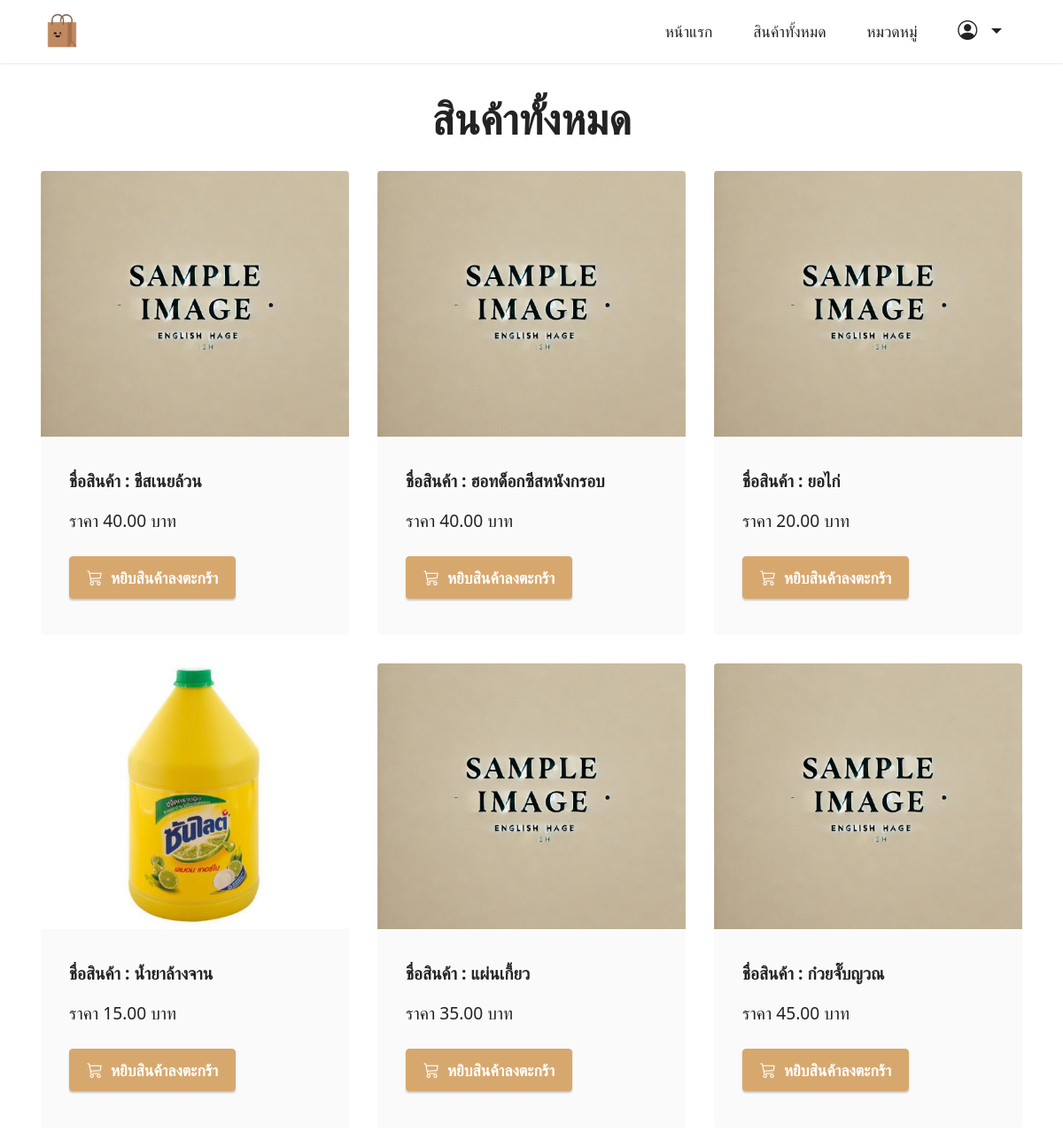
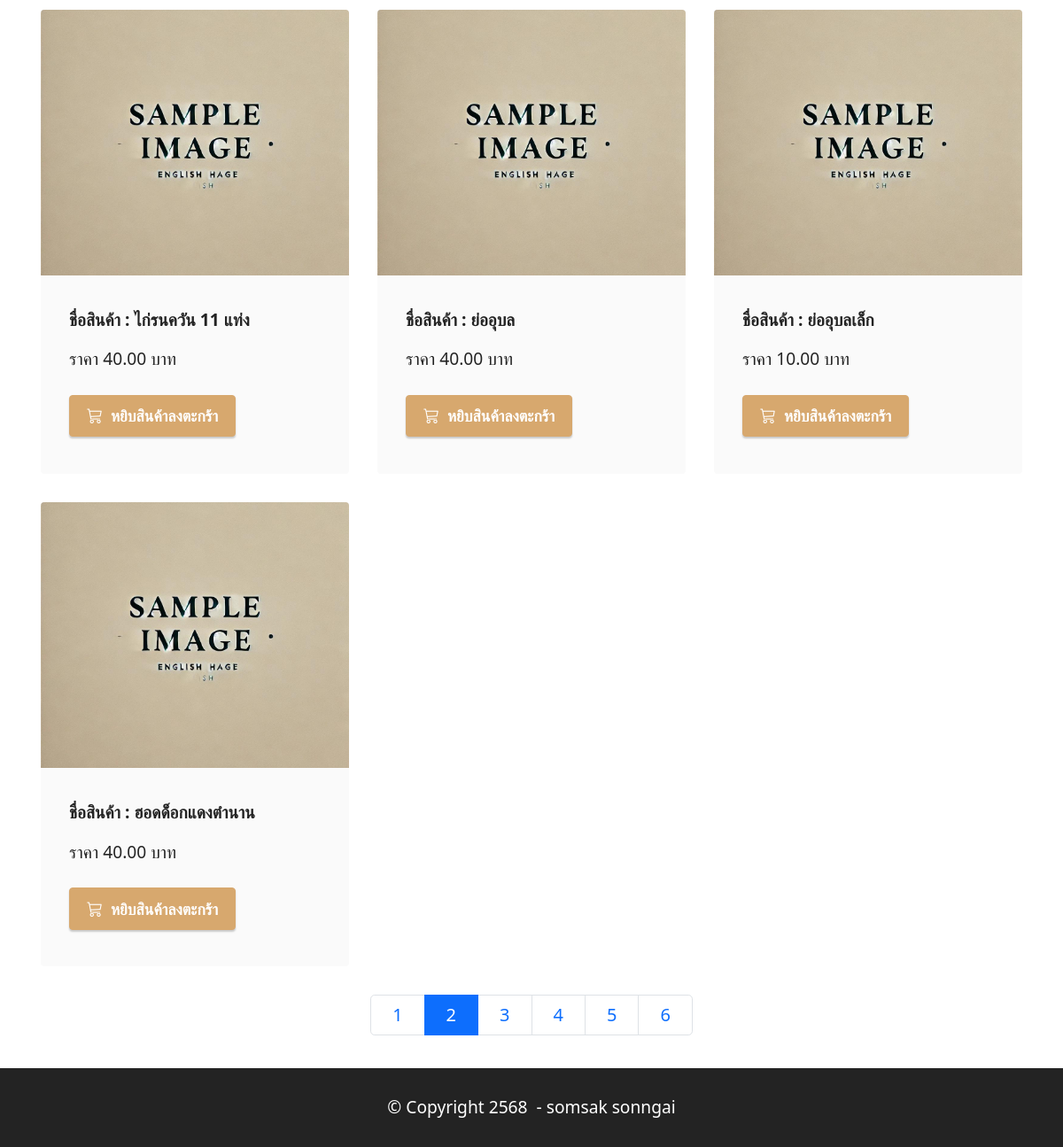
The app's page /product/?page=2 with its own data (2 pictures, top to bottom).
### productapp/models.py (models this page shows, shortened)
class Product1(models.Model):
    category = models.ForeignKey(Category, on_delete=models.CASCADE,null=True)  # เชื่อมโยงกับ Category
    name = models.CharField(max_length=100)  # ชื่อสินค้า
    description = models.TextField(max_length=500)
    price = models.DecimalField(max_digits=10, decimal_places=2)
    stock = models.DecimalField(max_digits=10, decimal_places=2)
    is_trending = models.BooleanField(default=False)
    image = models.ImageField(upload_to="product")
    profitprice = models.DecimalField(max_digits=10, decimal_places=2)
    created_at = models.DateTimeField(auto_now_add=True)  # วันที่เพิ่ม
    updated_at = models.DateTimeField(auto_now=True)      # วันที่แก้ไข
    barcode = models.CharField(max_length=13, unique=True) # สามารถที่จะทำการเพิ่มได้แค่ 13 ตัว
    class Meta:
        verbose_name = "Product"
        verbose_name_plural = "รายการสินค้า"

### productapp/views.py (the view)
# urls.py: path('product/',views.product_list,name='product1'),
def product_list(request):
     all_product=Product1.objects.all().order_by("category") # เรียกลำดับจากชื่อสินค้า ถ้าเป็นการเพิ่ม order_by ตัวนี้จะมีการเชื่อมโยงกับ Product.html
     page=request.GET.get("page") # ดึงค่า parameter page เพิ่อระบุว่าผู้ใช้ต้องการดูหน้าที่เท่าไหร่ ถ้าไม่มี parametre page ใน url ค่านี้จะเป็น  None
     paginator=Paginator(all_product,10) #สร้าง object Paginator เพื่อแบ่งข้อมูล all_product ออกเป็นหน้า page โดยแต่ล่ะหน้าจะแสดงข้อมูล 3 รายการ
     all_product=paginator.get_page(page) #ดึงข้อมูลของหน้าที่ผู้ชายที่จะต้องการดู (ตามค่า page ที่ได้จาก url ) ถ้า page เป็น None  หรือไม่ถูกต้อง (เช่น มากกว่าจำนวณหน้าทั้งหมด ) จะดึงข้อมูลหน้าแรกมาให้โดยอัตโนมัติ
     return render (request,"product.html",{"all_product":all_product}) #ทำการดึงค่าตัวแปรมาเก็บไว้แล้ว Return กับไป

### productapp/templates/product.html (shortened to what this page needs)
{% extends "layout.html"%}
{% load humanize %}
{% block content%}
<section class="content2 cid-tsEQSCqggh" id="content2-2">
    <div class="container">
        <div class="mbr-section-head">
            <h4 class="mbr-section-title mbr-fonts-style align-center mb-0 display-2">
                <strong>สินค้าทั้งหมด</strong>
            </h4>
        </div>
        <div class="row mt-4">
        {% for Product1 in all_product %}
        <div class="item features-image сol-12 col-md-6 col-lg-4">
            <div class="item-wrapper">
                <div class="item-img">
                    <a href="{% url 'productDetail' Product1.id %}">
                        <img src="{{ Product1.image.url }}" >
                    </a>
                </div>
                <div class="item-content">
                    <h6 class="item-subtitle mbr-fonts-style mt-1 display-7">
                        <strong>ชื่อสินค้า : {{Product1.name}}</strong>
                    </h6>
                    <p class="mbr-text mbr-fonts-style mt-3 display-7">ราคา {{Product1.price | intcomma}} บาท</p>
                </div>
                <div class="mbr-section-btn item-footer mt-2">
                    {%if Product1.stock <= 0 %}
                         <h2 class="text-secondary text-center" t>สินค้าหมด</h2>
                    {% else %}
                        <a href="{% url 'addCart' Product1.id %}" class="btn btn-primary display-4">
                             <i class="bi bi-cart3"></i></i>&nbsp;
                                หยิบสินค้าลงตะกร้า
                         </a>
                     {% endif %}
                </div>
            </div>
        </div>
        {% endfor %}
        <nav aria-label="product-pagination" class="media-container-row">
            <ul class="pagination pagination-lg">
               {% for num in all_product.paginator.page_range %} <!--ตัวนี้สมารถเข้าไปเรียกใช้ให้ปุ่มมันเรียงกันได้ สามารถเข้าไปที่ all_product.paginator.page_range ->>
                    {% if num != all_product.number %}
                        <li class="page-item ">
                            <a class="page-link" href="?page={{num}}">{{num}}</a>
                        </li>
                    {% else %}
                        <li class="page-item active ">
                            <a class="page-link" href="?page={{num}}">{{num}}</a>
                        </li>
                     {% endif %}
               {% endfor %}
            </ul>
        </nav>
    </div>
</section>
{% endblock%}

### productapp/static/assets/theme/css/style.css (style rules this page uses)
section { background-color: #ffffff; }
body { font-style: normal; line-height: 1.5; font-weight: 400; color: #232323; position: relative; }
section, .container, .container-fluid { position: relative; word-wrap: break-word; }
a { font-style: normal; font-weight: 400; cursor: pointer; }
a, a:hover { text-decoration: none; }
.mbr-section-title { font-style: normal; line-height: 1.3; }
.mbr-text { font-style: normal; line-height: 1.7; }
h1, h2, h3, h4, h5, h6, .display-1, .display-2, .display-4, .display-5, .display-7, span, p, a { line-height: 1; word-break: break-word; word-wrap: break-word; font-weight: 400; }
b, strong { font-weight: bold; }
section { background-position: 50% 50%; background-repeat: no-repeat; background-size: cover; }
.align-center { text-align: center; }
.media-container-row { display: flex; flex-direction: row; flex-wrap: wrap; justify-content: center; align-content: center; align-items: start; }
@media (min-width: 992px) { .media-container-row { flex-wrap: nowrap; } }
img, iframe { display: block; width: 100%; }
.mbr-section-btn { margin-left: -0.6rem; margin-right: -0.6rem; font-size: 0; }
.btn { font-weight: 600; border-width: 1px; font-style: normal; margin: 0.6rem 0.6rem; white-space: normal; transition: all 0.2s ease-in-out; display: inline-flex; align-items: center; justify-content: center; word-break: break-word; }
.row { display: -webkit-flex; -webkit-flex-wrap: wrap; }
html, body { height: auto; min-height: 100vh; }
ul, ol, pre, blockquote { margin-bottom: 2.3125rem; }
.mt-4 { margin-top: 2rem !important; }
@media (min-width: 992px) { .container { padding-left: 16px; padding-right: 16px; } }
@media (min-width: 992px) { .row { margin-left: -16px; margin-right: -16px; } }
@media (min-width: 992px) { .row > [class*=col] { padding-left: 16px; padding-right: 16px; } }
.card-wrapper, .item-wrapper { overflow: hidden; }
.item { position: relative; }

### productapp/static/assets/custom/css/custom-style.css (style rules this page uses)
.display-2 { font-size: 3rem; line-height: 1.1; }
.display-4 { font-size: 1.1rem; line-height: 1.5; }
.display-7 { font-size: 1.2rem; line-height: 1.5; }
.btn { padding: 0.6rem 1.2rem; border-radius: 4px; }
.btn-primary, .btn-primary:active { background-color: #d7a86e !important; border-color: #d7a86e !important; color: #ffffff !important; box-shadow: 0 2px 2px 0 rgba(0, 0, 0, 0.2); }
a, a:hover { color: #d7a86e; }
body { overflow-x: hidden; }
a { transition: color 0.6s; }
.cid-tsEQSCqggh { padding-top: 3rem; background-color: #ffffff; }
.cid-tsEQSCqggh img, .cid-tsEQSCqggh .item-img { height: 100%; height: 300px; object-fit: cover; }
.cid-tsEQSCqggh .item { cursor: pointer; margin-bottom: 2rem; }
.cid-tsEQSCqggh .item-wrapper { position: relative; border-radius: 4px; background: #fafafa; height: 100%; display: flex; flex-flow: column nowrap; }
@media (min-width: 992px) { .cid-tsEQSCqggh .item-wrapper .item-content { padding: 2rem 2rem 0; } }
@media (min-width: 992px) { .cid-tsEQSCqggh .item-wrapper .item-footer { padding: 0 2rem 2rem; } }
.cid-tsEQSCqggh .mbr-section-btn { margin-top: auto !important; }
.cid-tsEQSCqggh .mbr-section-title { color: #232323; }
.cid-tsEQSCqggh .mbr-text, .cid-tsEQSCqggh .mbr-section-btn { text-align: left; }
.cid-tsEQSCqggh .item-subtitle { text-align: left; color: #232323; }

### records on screen
Product1: image (picture), name "ชีสเนยล้วน", price "40.00", stock "หยิบสินค้าลงตะกร้า"
Product1: image (picture), name "ฮอทด็อกซีสหนังกรอบ", price "40.00", stock "หยิบสินค้าลงตะกร้า"
Product1: image (picture), name "ยอไก่", price "20.00", stock "หยิบสินค้าลงตะกร้า"
Product1: image (picture), name "น้ำยาล้างจาน", price "15.00", stock "หยิบสินค้าลงตะกร้า"
Product1: image (picture), name "แผ่นเกี้ยว", price "35.00", stock "หยิบสินค้าลงตะกร้า"
Product1: image (picture), name "ก๋วยจั๊บญวณ", price "45.00", stock "หยิบสินค้าลงตะกร้า"
Product1: image (picture), name "ไก่รนควัน 11 แท่ง", price "40.00", stock "หยิบสินค้าลงตะกร้า"
Product1: image (picture), name "ย่ออุบล", price "40.00", stock "หยิบสินค้าลงตะกร้า"
Product1: image (picture), name "ย่ออุบลเล็ก", price "10.00", stock "หยิบสินค้าลงตะกร้า"
Product1: image (picture), name "ฮอดด็อกแดงตำนาน", price "40.00", stock "หยิบสินค้าลงตะกร้า"

### other values on screen
{{ num }} "1" "3" "4" "5" "6"
{{ num }} "2"
